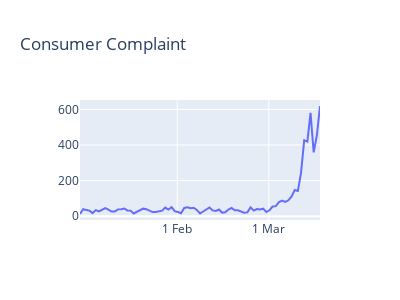
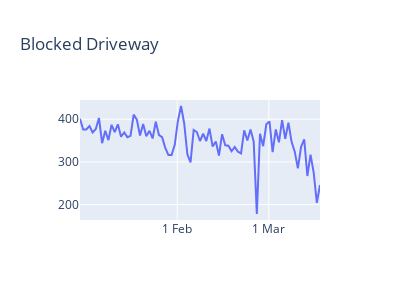
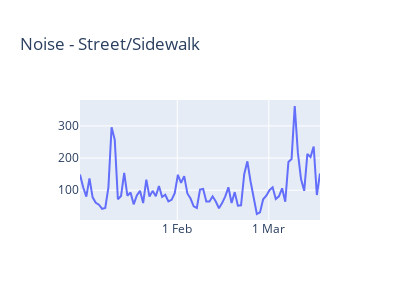
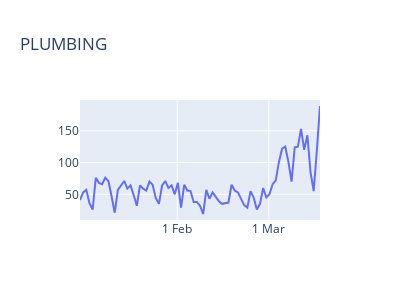

Notebook code for these charts, in order:
### Code cell
#hand-coded list of types of interest
complaint_types = ['Consumer Complaint','Blocked Driveway','Noise - Street/Sidewalk','PLUMBING','DOOR/WINDOW','Noise - Vehicle','WATER LEAK','UNSANITARY CONDITION','Boilers','PAINT/PLASTER','APPLIANCE','FLOORING/STAIRS','Air Quality','GENERAL','Noise - Park','ELECTRIC','SAFETY','Taxi Complaint','For Hire Vehicle Complaint','Lost Property','Panhandling']

for i in range(len(complaint_types)): 
    
    filtered = raw311.loc[raw311['complaint_type'] == complaint_types[i]]
    grouped_by_day = (pd.to_datetime(filtered['created_date'])
       .dt.floor('d')
       .value_counts()
       .rename_axis('date')
       .reset_index(name='count'))

    grouped_by_day = grouped_by_day.sort_values(by='date')
    
    
    chart = px.line(grouped_by_day, x="date", y="count", title=complaint_types[i], width=400, height=300)
    chart.update_yaxes(title_text='')
    chart.update_xaxes(nticks=3, tickformat = '%-d %b', title_text='')
    chart.show()
    chart.write_image("images/%s.svg" % (complaint_types[i].replace(' ', '_').replace('/','_')))
